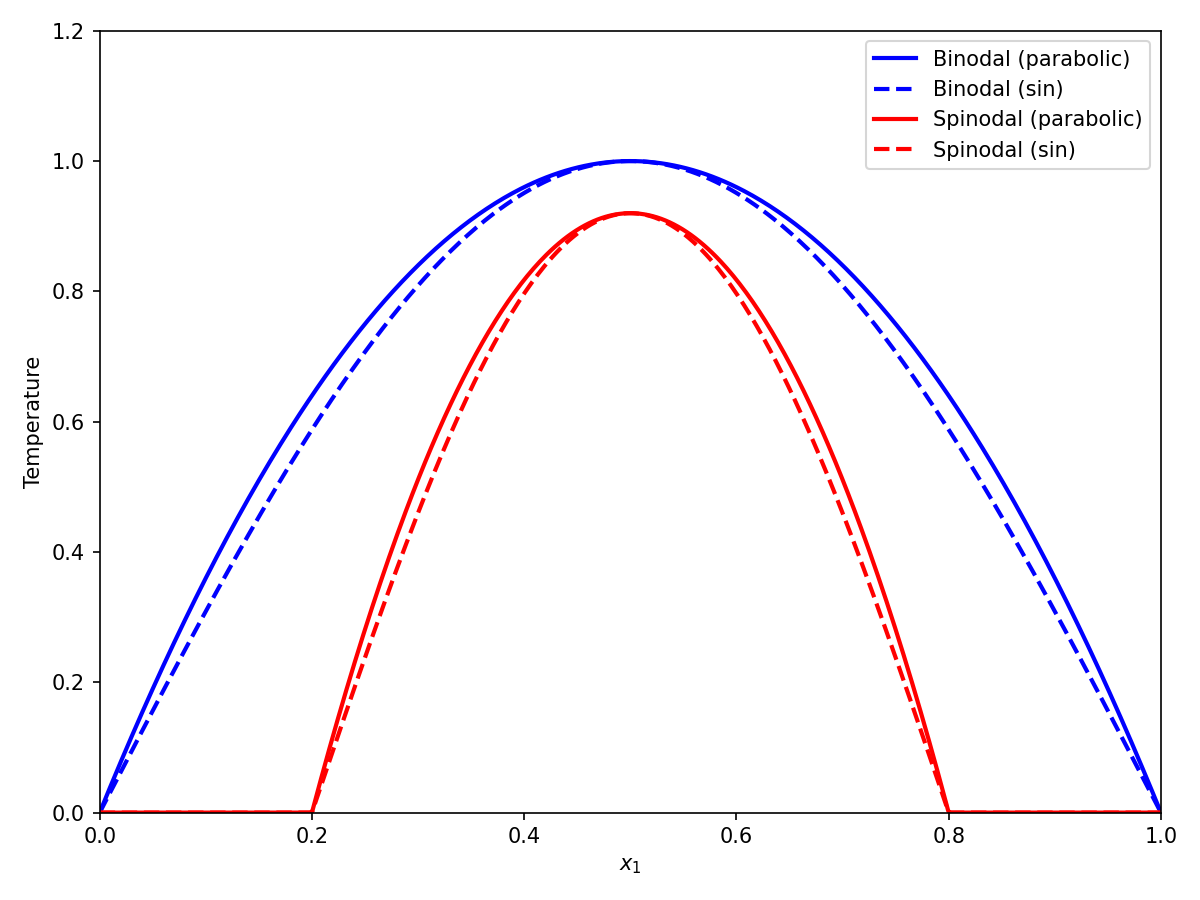

Generate this figure with Python:
import matplotlib.pyplot as plt
import numpy as np

fig, ax = plt.subplots(1, 1, figsize=(8, 6))

x = np.linspace(0, 1, 500)

# Binodal: wider dome, symmetric about x=0.5
# Looks like it starts near x~0.05 and ends near x~0.95
# Using a parabolic form: T_bin = A * x*(1-x), or T_bin = A*(0.25 - (x-0.5)^2)
# The binodal looks quite rounded at the top, so parabola-like
# Maximum at x=0.5, zeros at x=0 and x=1 for x*(1-x)
# But in the image, the binodal appears to hit zero slightly inside (around 0.05 and 0.95)
# Let's try: T_bin = A * (x - a)*(b - x) for a~0.05, b~0.95

# Actually looking more carefully, the binodal curve goes to zero temperature
# at approximately x=0.05 and x=0.95, but the curve is quite tall

# Try binodal: 4*x*(1-x) rescaled
# The shape looks more like sin(pi*x) actually - rounder at top
T_max_bin = 1.0  # normalized

# Option 1: parabolic
T_bin_parab = 4 * T_max_bin * x * (1 - x)

# Option 2: sin
T_bin_sin = T_max_bin * np.sin(np.pi * x)

# The spinodal is narrower, also symmetric about 0.5
# Zeros near x=0.2 and x=0.8
# Max near x=0.5 at about 90% of binodal max

T_max_spin = 0.92 * T_max_bin

# Spinodal parabolic: centered at 0.5, zeros at 0.2 and 0.8
# T_spin = A * (x - 0.2)*(0.8 - x) for x in [0.2, 0.8]
# Maximum of (x-0.2)(0.8-x) at x=0.5 is (0.3)(0.3) = 0.09
# So A = T_max_spin / 0.09

A_spin = T_max_spin / 0.09
T_spin_parab = np.where((x >= 0.2) & (x <= 0.8), A_spin * (x - 0.2) * (0.8 - x), 0)

# Spinodal sin: sin(pi*(x-0.2)/0.6) for x in [0.2, 0.8]
T_spin_sin = np.where((x >= 0.2) & (x <= 0.8),
                       T_max_spin * np.sin(np.pi * (x - 0.2) / 0.6), 0)

# Plot both options
ax.plot(x, T_bin_parab, 'b-', linewidth=2, label='Binodal (parabolic)')
ax.plot(x, T_bin_sin, 'b--', linewidth=2, label='Binodal (sin)')
ax.plot(x, T_spin_parab, 'r-', linewidth=2, label='Spinodal (parabolic)')
ax.plot(x, T_spin_sin, 'r--', linewidth=2, label='Spinodal (sin)')

ax.set_xlabel('$x_1$')
ax.set_ylabel('Temperature')
ax.legend()
ax.set_xlim(0, 1)
ax.set_ylim(0, 1.2)

plt.tight_layout()
plt.savefig('/Users/mingheiwong/Desktop/MathThermoCourseLatex/TikzPlayground/TestCase2-opus/draft.png', dpi=150)
plt.close()
print("Draft saved.")
